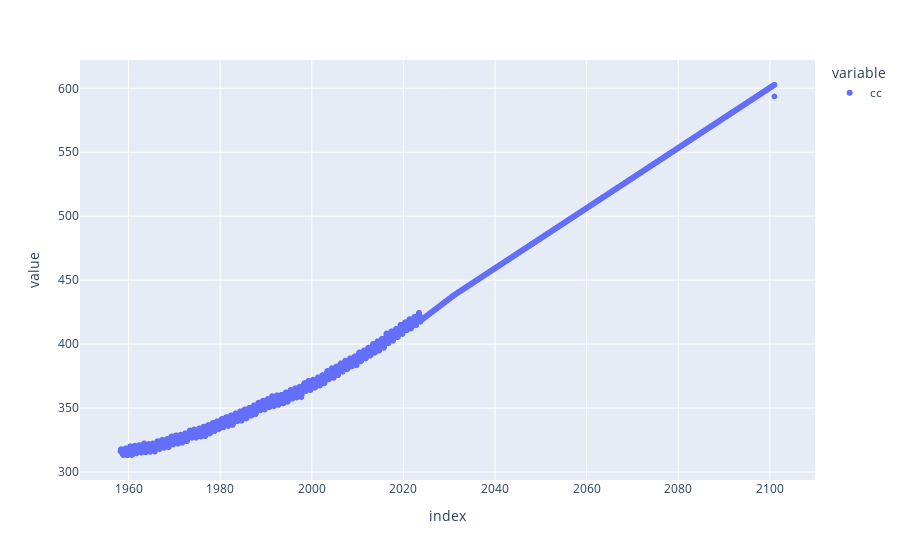

Notebook cell for this chart:
### Code cell
import numpy as np
import pandas as pd
from sklearn.linear_model import LinearRegression


# Annahme: df ist dein DataFrame mit einem DateTime-Index und einer abhängigen Variable 'y'

# Vorletztes Datum im Index des DataFrames finden
second_last_date_in_dataset = df.index[-2]

# Endpunkt für die Extrapolation setzen
extrapoint = '2100-12-31'

# Umwandlung der Datumsangaben in np.datetime64-Objekte
x_second_last_date = np.datetime64(second_last_date_in_dataset, 'ns')
x_futd = np.datetime64(extrapoint, 'ns')

# Berechnung der Differenz in Nanosekunden zwischen dem vorletzten Datum im Index und dem Endpunkt
difference_ns = x_futd - x_second_last_date

# Vorbereitung der Daten für die lineare Regression
X = df.index[:-1].astype(np.int64).values.reshape(-1, 1)  # Unabhängige Variable ohne das letzte Datum
y = df['cc'].values[:-1]  # Abhängige Variable ohne den letzten Wert

# Lineare Regression durchführen
model = LinearRegression()
model.fit(X, y)

# Extrapolation für den Endpunkt durchführen
x_fut = (x_second_last_date + difference_ns).astype(float).reshape(-1, 1)
y2100 = model.predict(x_fut)[0]

# Ausgabe des extrapolierten Werts
print(f'{extrapoint}: {y2100:6.1f} ppm')

# Hinzufügen des extrapolierten Werts zum DataFrame
df.loc[x_futd] = [y2100]

# Plot des DataFrames
px.scatter(df)

### Figure 1 — Plotly figure (JSON) as saved in the notebook; plotly's stock layout.template omitted (floating-point values rounded to 4 significant figures; data arrays with more than 128 entries replaced by an {"elided": "..."} marker saying what was removed)
{"data": [{"hovertemplate": "variable=cc<br>index=%{x}<br>value=%{y}<extra></extra>", "legendgroup": "cc", "marker": {"color": "#636efa", "symbol": "circle"}, "mode": "markers", "name": "cc", "showlegend": true, "type": "scattergl", "x": {"elided": "7451 str values"}, "xaxis": "x", "y": {"elided": "7451 float values"}, "yaxis": "y"}], "layout": {"legend": {"title": {"text": "variable"}, "tracegroupgap": 0}, "margin": {"t": 60}, "xaxis": {"anchor": "y", "domain": [0, 1], "title": {"text": "index"}}, "yaxis": {"anchor": "x", "domain": [0, 1], "title": {"text": "value"}}}}
